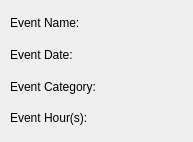
<?xml version="1.0" encoding="UTF-8"?>
<ui version="4.0">
 <class>DataBox</class>
 <widget class="QDialog" name="DataBox">
  <property name="geometry">
   <rect>
    <x>0</x>
    <y>0</y>
    <width>193</width>
    <height>142</height>
   </rect>
  </property>
  <property name="windowTitle">
   <string>Dialog</string>
  </property>
  <widget class="QWidget" name="">
   <property name="geometry">
    <rect>
     <x>10</x>
     <y>10</y>
     <width>171</width>
     <height>121</height>
    </rect>
   </property>
   <layout class="QVBoxLayout" name="verticalLayout">
    <item>
     <widget class="QLabel" name="nameLabel">
      <property name="font">
       <font>
        <family>Nirmala UI</family>
       </font>
      </property>
      <property name="text">
       <string>Event Name:</string>
      </property>
     </widget>
    </item>
    <item>
     <widget class="QLabel" name="dateLabel">
      <property name="font">
       <font>
        <family>Nirmala UI</family>
       </font>
      </property>
      <property name="text">
       <string>Event Date:</string>
      </property>
     </widget>
    </item>
    <item>
     <widget class="QLabel" name="categoryLabel">
      <property name="font">
       <font>
        <family>Nirmala UI</family>
       </font>
      </property>
      <property name="text">
       <string>Event Category:</string>
      </property>
     </widget>
    </item>
    <item>
     <widget class="QLabel" name="hourlabel">
      <property name="font">
       <font>
        <family>Nirmala UI</family>
       </font>
      </property>
      <property name="text">
       <string>Event Hour(s):</string>
      </property>
     </widget>
    </item>
   </layout>
  </widget>
 </widget>
 <resources/>
 <connections/>
</ui>
